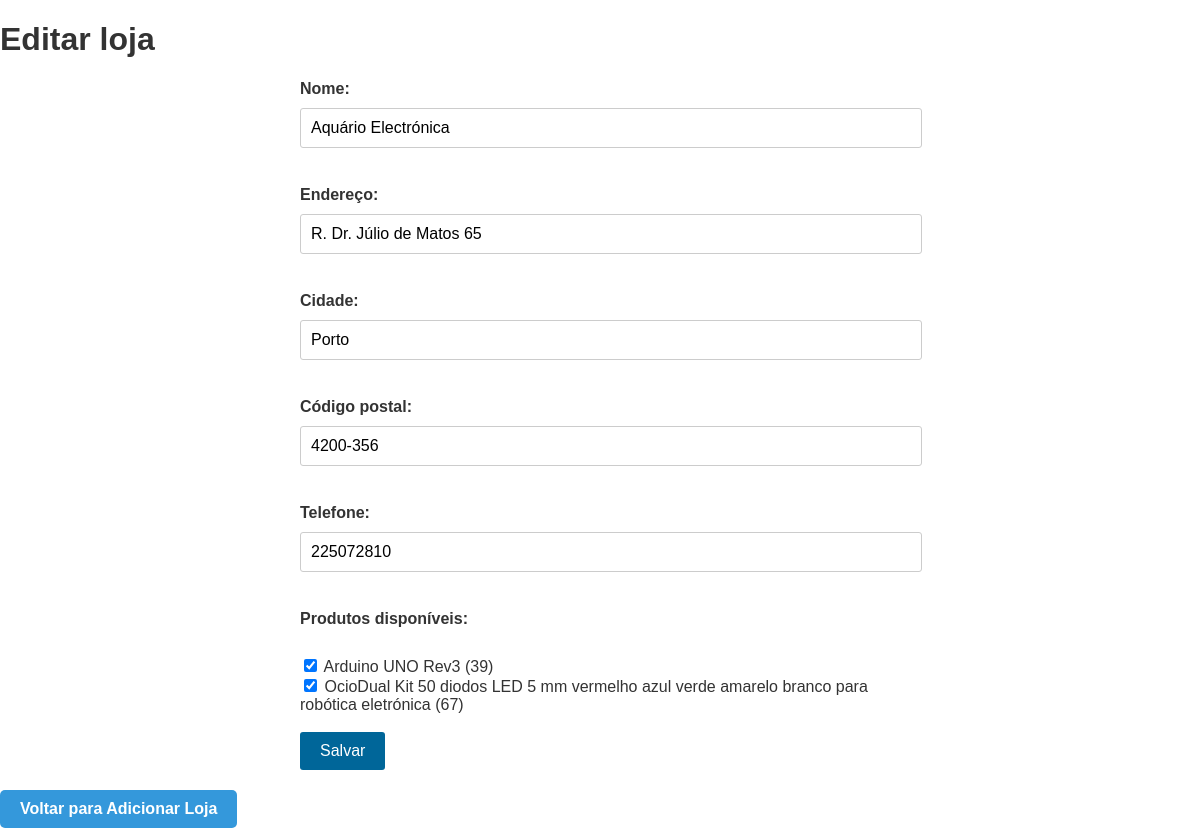
The app's page /PAP/editar_loja.php?id=1 (signed in), older data.
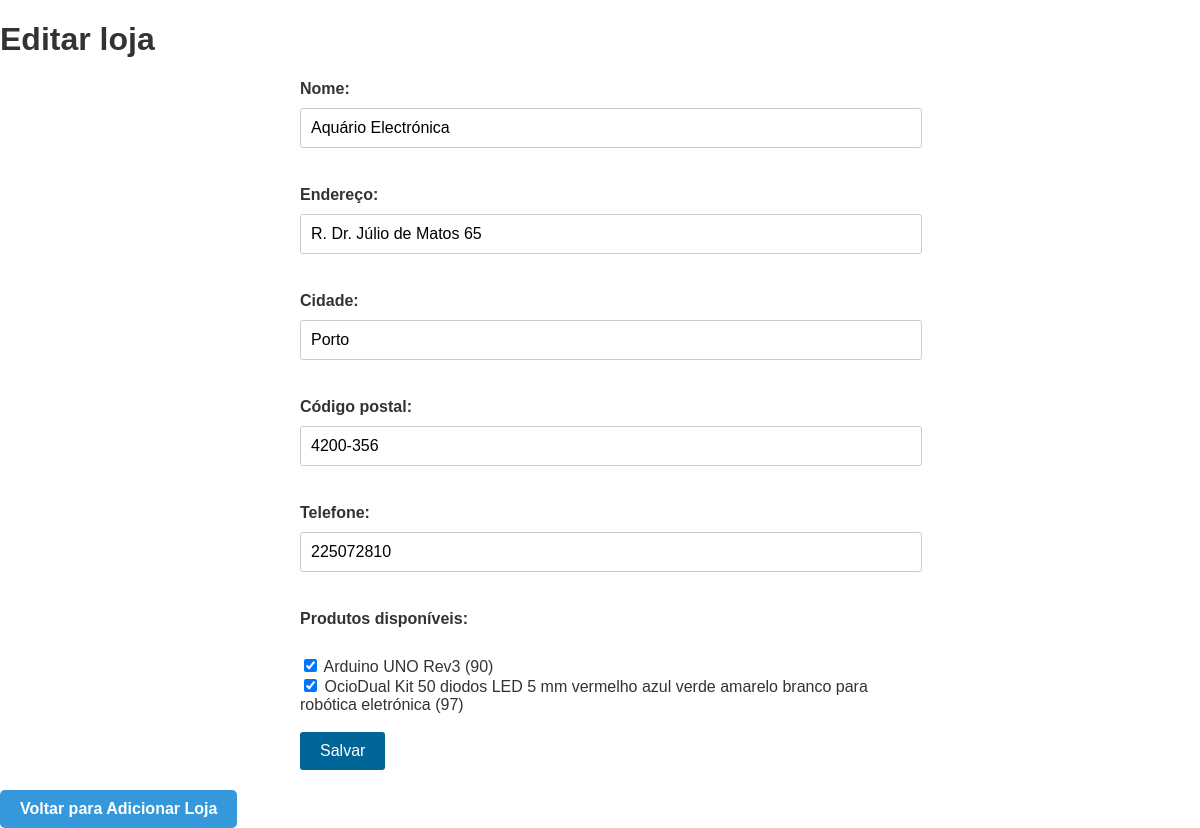
The same page, newer data.
### tables this page shows
CREATE TABLE `produtos` (
  `id` int(11) NOT NULL,
  `nome` varchar(255) NOT NULL,
  `descricao` text NOT NULL,
  `preco` decimal(10,2) NOT NULL,
  `quantidade_em_stock` int(11) NOT NULL,
  `link` varchar(255) NOT NULL
);

### PAP/editar_loja.php (the view, shortened to what this page needs)
<!DOCTYPE html>
<html>
<head>
</head>
<body>
	<h1>Editar loja</h1>
	<?php
		if (isset($_GET['id'])) {
			$conexao = mysqli_connect("localhost", "id20757658_miguelgaitas", "MiguelGaitas24.", "id20757658_dados_dos_registros");
			$query = "SELECT * FROM lojas WHERE id = " . $_GET['id'];
			$resultado = mysqli_query($conexao, $query);
			if (mysqli_num_rows($resultado) == 1) {
				$loja = mysqli_fetch_assoc($resultado);
				echo '<form method="POST" action="salvar_loja.php">';
				echo '<label>Nome:</label>';
				echo '<input type="text" name="nome" value="' . $loja['nome'] . '"><br>';
				echo '<label>Endereço:</label>';
				echo '<input type="text" name="endereco" value="' . $loja['endereco'] . '"><br>';
				echo '<label>Cidade:</label>';
				echo '<input type="text" name="cidade" value="' . $loja['cidade'] . '"><br>';
				echo '<label>Código postal:</label>';
				echo '<input type="text" name="codigo_postal" value="' . $loja['codigo_postal'] . '"><br>';
				echo '<label>Telefone:</label>';
				echo '<input type="text" name="telefone" value="' . $loja['telefone'] . '"><br>';
				$query_produtos = "SELECT * FROM produtos";
				$resultado_produtos = mysqli_query($conexao, $query_produtos);
				$query_produtos_loja = "SELECT produto_id FROM lojas_produtos WHERE loja_id = " . $loja['id'];
				$resultado_produtos_loja = mysqli_query($conexao, $query_produtos_loja);
				$produtos_loja = array();
				while ($produto_loja = mysqli_fetch_assoc($resultado_produtos_loja)) {
					$produtos_loja[] = $produto_loja['produto_id'];
				}
				echo '<label>Produtos disponíveis:</label><br>';
				while ($produto = mysqli_fetch_assoc($resultado_produtos)) {
					echo '<input type="checkbox" name="produtos[]" value="' . $produto['id'] . '"';
					if (in_array($produto['id'], $produtos_loja)) {
						echo ' checked';
					}
					echo '> ' . $produto['nome'] . ' (' . $produto['quantidade_em_stock'] . ')<br>';
				}
				echo '<br>';
				echo '<input type="submit" value="Salvar">';
echo '</form>';
} else {
echo '<p>Loja não encontrada.</p>';
}
} else {
echo '<p>ID da loja não especificado.</p>';
}
?>
<a href="addlojas.php" class="btn-voltar">Voltar para Adicionar Loja</a>
</body>
</html>

Row changes from the older to the newer data that the page shows:
changed produtos "Arduino UNO Rev3": quantidade_em_stock "39" → "90"
changed produtos (number 2 of 2 on the later page): quantidade_em_stock "67" → "97"
